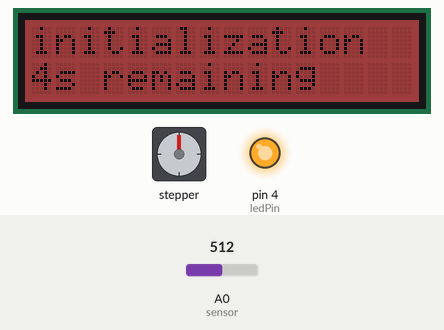
Recording of a sketch running on a simulated Arduino Uno, built with avr-gcc and run on an emulated ATmega328P. On the bench: 16×2 character LCD, stepper motor, output pins drawn as LEDs (lit = HIGH). The test bench sets the inputs (shaded band); at power-on: A0 (sensor) = 512. Stepper angles assume 24 steps per turn.

Above: at 1.2 s.
1.3 s: A0 (sensor) set to 0
At 6.6 s:
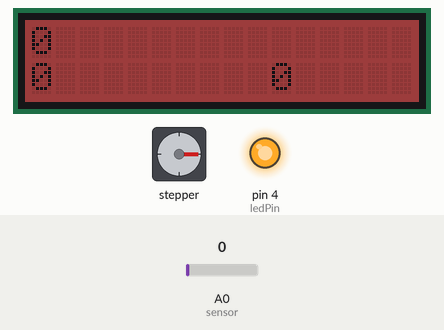
7.0 s: A0 (sensor) set to 122
At 10.1 s:
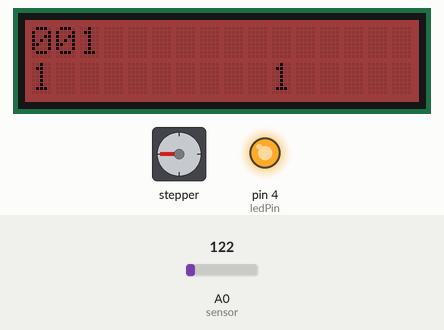
13.4 s: A0 (sensor) set to 27
16.6 s: A0 (sensor) set to 24
At 19.0 s:
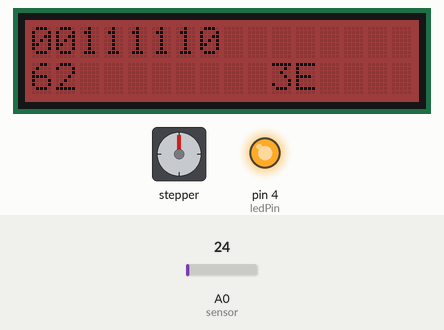
26.5 s: A0 (sensor) set to 306
At 32.66 s:
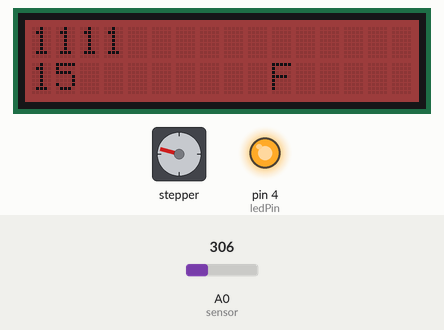
33.2 s: A0 (sensor) set to 0
At 37.2 s:
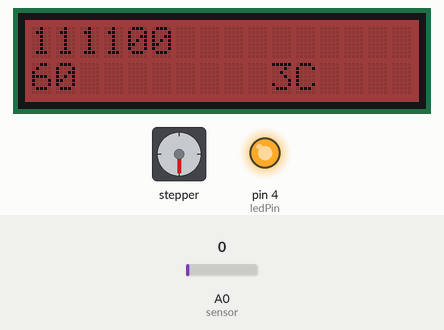
Timing chart, 0 to 37.4 s (numbered marks = the images above; inputs shaded):
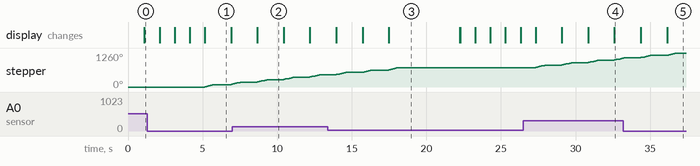

The sketch:

main.ino
```cpp
#include <Stepper.h>
#include <Wire.h>
#include "rgb_lcd.h"

#define TEMPOINICIO 5
#define VALORMEDIO 25

const int stepsPerRevolution = 24;
rgb_lcd lcd;

const int colorR = 128;
const int colorG = 0;
const int colorB = 0;

int sensor=0;
int ledPin=4;

//Inicializa a biblioteca utilizando as portas de 8 a 11 para
//ligacao ao motor
Stepper myStepper(stepsPerRevolution, 8,10,9,11);

void setup()
{
  Serial.begin(9600);
  pinMode(ledPin,OUTPUT);
 //Determina a velocidade inicial do motor
 myStepper.setSpeed(20);
 lcd.begin(16, 2);

    lcd.setRGB(colorR, colorG, colorB);
    digitalWrite(ledPin,HIGH);
}

void loop() {
  bool continua=true;
  int valor;
  String binario="";
  int decimal=0;
  String hexa;

  //Print a message to the LCD.
  lcd.print("initialization"); //printa na linha 0
  for (int i=TEMPOINICIO;i>0;i--){
    lcd.setCursor(0, 1); //linha 1
    lcd.print(i);
    lcd.print("s remaining");
    delay(1000);
  }
  lcd.print(0);

 for(int i = 0;i<8;i++){
  //Leitura
  valor = analogRead(sensor);

  //Interpretacao
  if(valor>VALORMEDIO){//está claro
    binario.concat("1");
    decimal = (decimal*2)+1;
    }
  else{//esta escuro
    binario.concat("0");
    decimal = (decimal*2);
    }

  //Escrevendo no LCD
  lcd.clear(); //linha 1
  lcd.print(binario);

  lcd.setCursor(0, 1); //linha 1
  lcd.print(decimal);

  lcd.setCursor(10, 1); //linha 1 penultima coluna
  lcd.print(decimal,HEX);
  //lcd.print(valor);

  //Gira o motor no sentido horario a 180 graus
  myStepper.step(6); // 12 = 24(passos por cliclo)/2
  delay(1000);

 }
 delay(3000);
 lcd.clear();
}
```

Measured:
- the behaviour switches between 26 and 25 on A0 (sensor) (found by bisection; images 2 and 3)
- after the input at 16.6 s, the display: changes after 0.89 s (image 3)
- after the input at 33.2 s, the display: first changes after 1.2 s (image 5 shows a later state)
- what the display in image 1 shows lasts 1.8 s, from 5.1 s to 6.9 s
- what the display in image 3 shows lasts 4.7 s, from 17.5 s to 22.2 s
